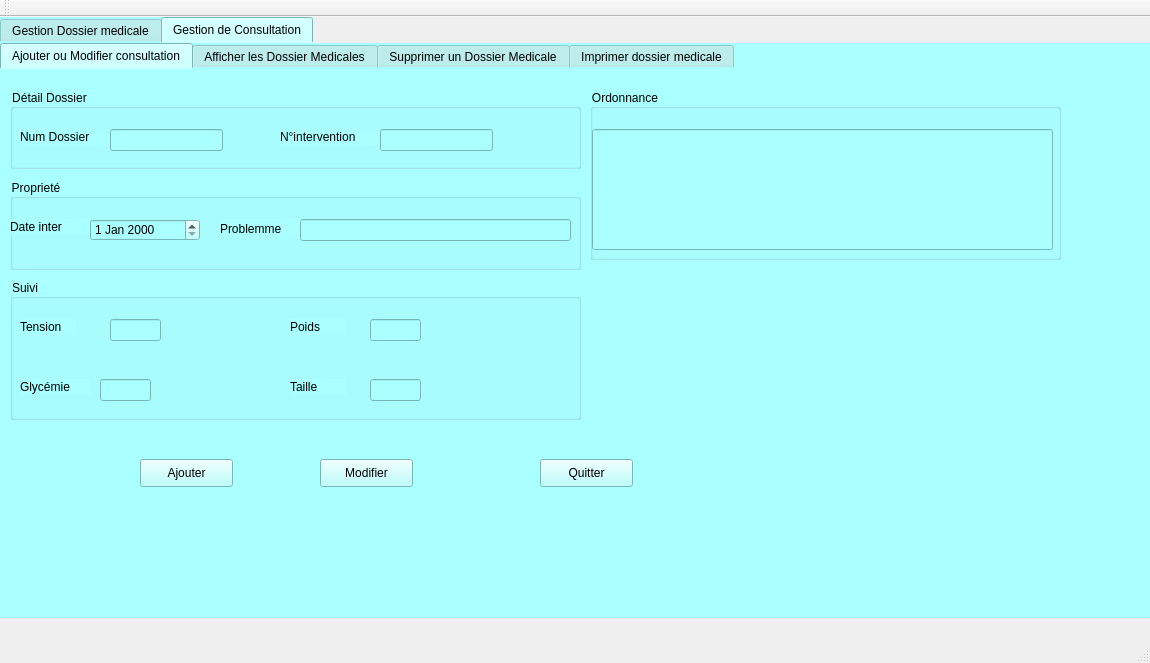
<?xml version="1.0" encoding="UTF-8"?>
<ui version="4.0">
 <class>MainWindow</class>
 <widget class="QMainWindow" name="MainWindow">
  <property name="geometry">
   <rect>
    <x>0</x>
    <y>0</y>
    <width>1150</width>
    <height>663</height>
   </rect>
  </property>
  <property name="windowTitle">
   <string>Dossier medicale</string>
  </property>
  <widget class="QWidget" name="centralWidget">
   <widget class="QTabWidget" name="tabWidget_2">
    <property name="geometry">
     <rect>
      <x>0</x>
      <y>0</y>
      <width>1281</width>
      <height>601</height>
     </rect>
    </property>
    <property name="styleSheet">
     <string notr="true">background-color: rgb(170, 255, 255);
border-bottom-color: rgb(11, 11, 11);
font: 9pt &quot;PT Bold Stars&quot;;</string>
    </property>
    <property name="currentIndex">
     <number>1</number>
    </property>
    <widget class="QWidget" name="tab_6">
     <attribute name="title">
      <string>Gestion Dossier medicale</string>
     </attribute>
     <widget class="QTabWidget" name="tabWidget">
      <property name="geometry">
       <rect>
        <x>0</x>
        <y>0</y>
        <width>1211</width>
        <height>661</height>
       </rect>
      </property>
      <property name="styleSheet">
       <string notr="true">background-color: rgb(170, 255, 255);</string>
      </property>
      <property name="currentIndex">
       <number>4</number>
      </property>
      <widget class="QWidget" name="tab">
       <attribute name="title">
        <string>Ajouter un Dossier Medicale</string>
       </attribute>
       <widget class="QGroupBox" name="groupBox_2">
        <property name="geometry">
         <rect>
          <x>20</x>
          <y>30</y>
          <width>531</width>
          <height>361</height>
         </rect>
        </property>
        <property name="title">
         <string>Ajout</string>
        </property>
        <widget class="QPushButton" name="anuuler_ajout">
         <property name="geometry">
          <rect>
           <x>350</x>
           <y>310</y>
           <width>93</width>
           <height>28</height>
          </rect>
         </property>
         <property name="text">
          <string>Annuler</string>
         </property>
        </widget>
        <widget class="QPushButton" name="pb_ajouter">
         <property name="geometry">
          <rect>
           <x>20</x>
           <y>310</y>
           <width>93</width>
           <height>28</height>
          </rect>
         </property>
         <property name="text">
          <string>Ajouter</string>
         </property>
        </widget>
        <widget class="QLineEdit" name="le_id">
         <property name="geometry">
          <rect>
           <x>120</x>
           <y>240</y>
           <width>251</width>
           <height>22</height>
          </rect>
         </property>
        </widget>
        <widget class="QLabel" name="label_3">
         <property name="geometry">
          <rect>
           <x>20</x>
           <y>240</y>
           <width>81</width>
           <height>16</height>
          </rect>
         </property>
         <property name="text">
          <string>ID Patient</string>
         </property>
        </widget>
        <widget class="QDateEdit" name="le_date_ajout">
         <property name="geometry">
          <rect>
           <x>170</x>
           <y>160</y>
           <width>121</width>
           <height>22</height>
          </rect>
         </property>
        </widget>
        <widget class="QLabel" name="label_2">
         <property name="geometry">
          <rect>
           <x>20</x>
           <y>160</y>
           <width>111</width>
           <height>16</height>
          </rect>
         </property>
         <property name="text">
          <string>Date de creation</string>
         </property>
        </widget>
        <widget class="QLabel" name="label">
         <property name="geometry">
          <rect>
           <x>20</x>
           <y>80</y>
           <width>101</width>
           <height>16</height>
          </rect>
         </property>
         <property name="text">
          <string>Num dossier</string>
         </property>
        </widget>
        <widget class="QLineEdit" name="le_num">
         <property name="geometry">
          <rect>
           <x>140</x>
           <y>80</y>
           <width>251</width>
           <height>22</height>
          </rect>
         </property>
        </widget>
        <widget class="QPushButton" name="consulter">
         <property name="geometry">
          <rect>
           <x>190</x>
           <y>310</y>
           <width>93</width>
           <height>28</height>
          </rect>
         </property>
         <property name="text">
          <string>Consulter</string>
         </property>
        </widget>
       </widget>
       <widget class="QTableView" name="tabdos1">
        <property name="geometry">
         <rect>
          <x>550</x>
          <y>150</y>
          <width>591</width>
          <height>101</height>
         </rect>
        </property>
       </widget>
      </widget>
      <widget class="QWidget" name="tab_2">
       <attribute name="title">
        <string>Afficher les Dossier Medicales</string>
       </attribute>
       <widget class="QTableView" name="tabdossier">
        <property name="geometry">
         <rect>
          <x>10</x>
          <y>130</y>
          <width>881</width>
          <height>381</height>
         </rect>
        </property>
       </widget>
       <widget class="QLineEdit" name="lineEdit">
        <property name="geometry">
         <rect>
          <x>130</x>
          <y>50</y>
          <width>131</width>
          <height>22</height>
         </rect>
        </property>
       </widget>
       <widget class="QLabel" name="label_8">
        <property name="geometry">
         <rect>
          <x>10</x>
          <y>50</y>
          <width>121</width>
          <height>20</height>
         </rect>
        </property>
        <property name="text">
         <string>ID_Patient</string>
        </property>
       </widget>
       <widget class="QPushButton" name="rech_doc">
        <property name="geometry">
         <rect>
          <x>450</x>
          <y>20</y>
          <width>131</width>
          <height>28</height>
         </rect>
        </property>
        <property name="text">
         <string>RECHERCHE</string>
        </property>
       </widget>
       <widget class="QPushButton" name="trie_doc">
        <property name="geometry">
         <rect>
          <x>450</x>
          <y>70</y>
          <width>131</width>
          <height>28</height>
         </rect>
        </property>
        <property name="text">
         <string>TRIEE PAR NUM</string>
        </property>
       </widget>
      </widget>
      <widget class="QWidget" name="tab_3">
       <attribute name="title">
        <string>Supprimer un Dossier Medicale</string>
       </attribute>
       <widget class="QGroupBox" name="groupBox">
        <property name="geometry">
         <rect>
          <x>10</x>
          <y>30</y>
          <width>551</width>
          <height>251</height>
         </rect>
        </property>
        <property name="title">
         <string>Suppression</string>
        </property>
        <widget class="QLabel" name="label_4">
         <property name="geometry">
          <rect>
           <x>200</x>
           <y>60</y>
           <width>131</width>
           <height>16</height>
          </rect>
         </property>
         <property name="text">
          <string>Numero de dossier </string>
         </property>
        </widget>
        <widget class="QLineEdit" name="le_num_sup">
         <property name="geometry">
          <rect>
           <x>160</x>
           <y>110</y>
           <width>201</width>
           <height>22</height>
          </rect>
         </property>
        </widget>
        <widget class="QPushButton" name="pushButton_2">
         <property name="geometry">
          <rect>
           <x>220</x>
           <y>180</y>
           <width>93</width>
           <height>28</height>
          </rect>
         </property>
         <property name="text">
          <string>Supprimer</string>
         </property>
        </widget>
       </widget>
      </widget>
      <widget class="QWidget" name="tab_4">
       <attribute name="title">
        <string>Modifier un Dossier medicale</string>
       </attribute>
       <widget class="QGroupBox" name="groupBox_3">
        <property name="geometry">
         <rect>
          <x>20</x>
          <y>20</y>
          <width>801</width>
          <height>371</height>
         </rect>
        </property>
        <property name="title">
         <string>Modification</string>
        </property>
        <widget class="QPushButton" name="annuler_modif">
         <property name="geometry">
          <rect>
           <x>390</x>
           <y>300</y>
           <width>93</width>
           <height>28</height>
          </rect>
         </property>
         <property name="text">
          <string>Annuler</string>
         </property>
        </widget>
        <widget class="QPushButton" name="pushButton_3">
         <property name="geometry">
          <rect>
           <x>180</x>
           <y>300</y>
           <width>93</width>
           <height>28</height>
          </rect>
         </property>
         <property name="text">
          <string>Modifier</string>
         </property>
        </widget>
        <widget class="QLabel" name="label_7">
         <property name="geometry">
          <rect>
           <x>20</x>
           <y>240</y>
           <width>81</width>
           <height>16</height>
          </rect>
         </property>
         <property name="text">
          <string>ID Patient</string>
         </property>
        </widget>
        <widget class="QLineEdit" name="le_idpatient_modif">
         <property name="geometry">
          <rect>
           <x>120</x>
           <y>230</y>
           <width>113</width>
           <height>22</height>
          </rect>
         </property>
        </widget>
        <widget class="QLabel" name="label_6">
         <property name="geometry">
          <rect>
           <x>10</x>
           <y>150</y>
           <width>111</width>
           <height>16</height>
          </rect>
         </property>
         <property name="text">
          <string>date de creation</string>
         </property>
        </widget>
        <widget class="QDateEdit" name="le_date_modif">
         <property name="geometry">
          <rect>
           <x>130</x>
           <y>140</y>
           <width>110</width>
           <height>22</height>
          </rect>
         </property>
        </widget>
        <widget class="QLineEdit" name="le_num_modif">
         <property name="geometry">
          <rect>
           <x>130</x>
           <y>70</y>
           <width>113</width>
           <height>22</height>
          </rect>
         </property>
        </widget>
        <widget class="QLabel" name="label_5">
         <property name="geometry">
          <rect>
           <x>10</x>
           <y>70</y>
           <width>111</width>
           <height>16</height>
          </rect>
         </property>
         <property name="text">
          <string>Num dossier</string>
         </property>
        </widget>
       </widget>
      </widget>
      <widget class="QWidget" name="tab_5">
       <attribute name="title">
        <string>Imprimer dossier medicale</string>
       </attribute>
       <widget class="QPushButton" name="Impdos">
        <property name="geometry">
         <rect>
          <x>920</x>
          <y>50</y>
          <width>121</width>
          <height>28</height>
         </rect>
        </property>
        <property name="text">
         <string>Imprimer</string>
        </property>
       </widget>
       <widget class="QTextEdit" name="imprimer">
        <property name="geometry">
         <rect>
          <x>130</x>
          <y>50</y>
          <width>781</width>
          <height>451</height>
         </rect>
        </property>
       </widget>
      </widget>
     </widget>
    </widget>
    <widget class="QWidget" name="tab_7">
     <attribute name="title">
      <string>Gestion de Consultation</string>
     </attribute>
     <widget class="QTabWidget" name="tabWidget_3">
      <property name="geometry">
       <rect>
        <x>0</x>
        <y>0</y>
        <width>1211</width>
        <height>661</height>
       </rect>
      </property>
      <property name="styleSheet">
       <string notr="true">background-color: rgb(170, 255, 255);
</string>
      </property>
      <property name="currentIndex">
       <number>0</number>
      </property>
      <widget class="QWidget" name="tab_8">
       <attribute name="title">
        <string>Ajouter ou Modifier consultation</string>
       </attribute>
       <widget class="QGroupBox" name="groupBox_4">
        <property name="geometry">
         <rect>
          <x>10</x>
          <y>20</y>
          <width>571</width>
          <height>80</height>
         </rect>
        </property>
        <property name="title">
         <string>Détail Dossier</string>
        </property>
        <widget class="QLabel" name="label_9">
         <property name="geometry">
          <rect>
           <x>10</x>
           <y>40</y>
           <width>56</width>
           <height>16</height>
          </rect>
         </property>
         <property name="text">
          <string/>
         </property>
        </widget>
        <widget class="QLabel" name="label_10">
         <property name="geometry">
          <rect>
           <x>10</x>
           <y>40</y>
           <width>91</width>
           <height>16</height>
          </rect>
         </property>
         <property name="text">
          <string>Num Dossier</string>
         </property>
        </widget>
        <widget class="QLabel" name="label_11">
         <property name="geometry">
          <rect>
           <x>270</x>
           <y>40</y>
           <width>101</width>
           <height>16</height>
          </rect>
         </property>
         <property name="text">
          <string>N°intervention</string>
         </property>
        </widget>
        <widget class="QLineEdit" name="numc">
         <property name="geometry">
          <rect>
           <x>100</x>
           <y>40</y>
           <width>113</width>
           <height>22</height>
          </rect>
         </property>
        </widget>
        <widget class="QLineEdit" name="nintervaj">
         <property name="geometry">
          <rect>
           <x>370</x>
           <y>40</y>
           <width>113</width>
           <height>22</height>
          </rect>
         </property>
        </widget>
       </widget>
       <widget class="QGroupBox" name="groupBox_7">
        <property name="geometry">
         <rect>
          <x>10</x>
          <y>110</y>
          <width>571</width>
          <height>91</height>
         </rect>
        </property>
        <property name="title">
         <string>Proprieté</string>
        </property>
        <widget class="QLabel" name="label_17">
         <property name="geometry">
          <rect>
           <x>0</x>
           <y>40</y>
           <width>81</width>
           <height>16</height>
          </rect>
         </property>
         <property name="text">
          <string>Date inter</string>
         </property>
        </widget>
        <widget class="QLabel" name="label_18">
         <property name="geometry">
          <rect>
           <x>210</x>
           <y>40</y>
           <width>81</width>
           <height>20</height>
          </rect>
         </property>
         <property name="text">
          <string>Problemme</string>
         </property>
        </widget>
        <widget class="QDateEdit" name="dinteraj">
         <property name="geometry">
          <rect>
           <x>80</x>
           <y>40</y>
           <width>110</width>
           <height>22</height>
          </rect>
         </property>
        </widget>
        <widget class="QLineEdit" name="probaj">
         <property name="geometry">
          <rect>
           <x>290</x>
           <y>40</y>
           <width>271</width>
           <height>22</height>
          </rect>
         </property>
        </widget>
       </widget>
       <widget class="QGroupBox" name="groupBox_8">
        <property name="geometry">
         <rect>
          <x>10</x>
          <y>210</y>
          <width>571</width>
          <height>141</height>
         </rect>
        </property>
        <property name="title">
         <string>Suivi</string>
        </property>
        <widget class="QLabel" name="label_19">
         <property name="geometry">
          <rect>
           <x>10</x>
           <y>40</y>
           <width>56</width>
           <height>16</height>
          </rect>
         </property>
         <property name="text">
          <string>Tension</string>
         </property>
        </widget>
        <widget class="QLabel" name="label_20">
         <property name="geometry">
          <rect>
           <x>10</x>
           <y>100</y>
           <width>71</width>
           <height>16</height>
          </rect>
         </property>
         <property name="text">
          <string>Glycémie</string>
         </property>
        </widget>
        <widget class="QLabel" name="label_21">
         <property name="geometry">
          <rect>
           <x>280</x>
           <y>40</y>
           <width>56</width>
           <height>16</height>
          </rect>
         </property>
         <property name="text">
          <string>Poids</string>
         </property>
        </widget>
        <widget class="QLabel" name="label_22">
         <property name="geometry">
          <rect>
           <x>280</x>
           <y>100</y>
           <width>56</width>
           <height>16</height>
          </rect>
         </property>
         <property name="text">
          <string>Taille</string>
         </property>
        </widget>
        <widget class="QLineEdit" name="tnaj">
         <property name="geometry">
          <rect>
           <x>100</x>
           <y>40</y>
           <width>51</width>
           <height>22</height>
          </rect>
         </property>
        </widget>
        <widget class="QLineEdit" name="glaj">
         <property name="geometry">
          <rect>
           <x>90</x>
           <y>100</y>
           <width>51</width>
           <height>22</height>
          </rect>
         </property>
        </widget>
        <widget class="QLineEdit" name="pdaj">
         <property name="geometry">
          <rect>
           <x>360</x>
           <y>40</y>
           <width>51</width>
           <height>22</height>
          </rect>
         </property>
        </widget>
        <widget class="QLineEdit" name="tlaj">
         <property name="geometry">
          <rect>
           <x>360</x>
           <y>100</y>
           <width>51</width>
           <height>22</height>
          </rect>
         </property>
        </widget>
       </widget>
       <widget class="QGroupBox" name="groupBox_9">
        <property name="geometry">
         <rect>
          <x>590</x>
          <y>20</y>
          <width>471</width>
          <height>171</height>
         </rect>
        </property>
        <property name="title">
         <string>Ordonnance</string>
        </property>
        <widget class="QLineEdit" name="ordaj">
         <property name="geometry">
          <rect>
           <x>2</x>
           <y>40</y>
           <width>461</width>
           <height>121</height>
          </rect>
         </property>
        </widget>
       </widget>
       <widget class="QPushButton" name="ajouterconsu">
        <property name="geometry">
         <rect>
          <x>140</x>
          <y>390</y>
          <width>93</width>
          <height>28</height>
         </rect>
        </property>
        <property name="text">
         <string>Ajouter</string>
        </property>
       </widget>
       <widget class="QPushButton" name="Quitterc">
        <property name="geometry">
         <rect>
          <x>540</x>
          <y>390</y>
          <width>93</width>
          <height>28</height>
         </rect>
        </property>
        <property name="text">
         <string>Quitter</string>
        </property>
       </widget>
       <widget class="QPushButton" name="modif">
        <property name="geometry">
         <rect>
          <x>320</x>
          <y>390</y>
          <width>93</width>
          <height>28</height>
         </rect>
        </property>
        <property name="text">
         <string>Modifier</string>
        </property>
       </widget>
      </widget>
      <widget class="QWidget" name="tab_9">
       <attribute name="title">
        <string>Afficher les Dossier Medicales</string>
       </attribute>
       <widget class="QTableView" name="tabconsu">
        <property name="geometry">
         <rect>
          <x>20</x>
          <y>130</y>
          <width>981</width>
          <height>381</height>
         </rect>
        </property>
       </widget>
       <widget class="QLineEdit" name="intervcherch">
        <property name="geometry">
         <rect>
          <x>150</x>
          <y>50</y>
          <width>131</width>
          <height>22</height>
         </rect>
        </property>
       </widget>
       <widget class="QLabel" name="label_12">
        <property name="geometry">
         <rect>
          <x>10</x>
          <y>50</y>
          <width>121</width>
          <height>20</height>
         </rect>
        </property>
        <property name="text">
         <string>N°intervention</string>
        </property>
       </widget>
       <widget class="QPushButton" name="rechc">
        <property name="geometry">
         <rect>
          <x>450</x>
          <y>20</y>
          <width>131</width>
          <height>28</height>
         </rect>
        </property>
        <property name="text">
         <string>RECHERCHE</string>
        </property>
       </widget>
       <widget class="QPushButton" name="triec">
        <property name="geometry">
         <rect>
          <x>450</x>
          <y>70</y>
          <width>131</width>
          <height>28</height>
         </rect>
        </property>
        <property name="text">
         <string>TRIEE PAR NUM</string>
        </property>
       </widget>
      </widget>
      <widget class="QWidget" name="tab_10">
       <attribute name="title">
        <string>Supprimer un Dossier Medicale</string>
       </attribute>
       <widget class="QGroupBox" name="groupBox_5">
        <property name="geometry">
         <rect>
          <x>10</x>
          <y>30</y>
          <width>551</width>
          <height>251</height>
         </rect>
        </property>
        <property name="title">
         <string>Suppression</string>
        </property>
        <widget class="QLabel" name="label_13">
         <property name="geometry">
          <rect>
           <x>190</x>
           <y>50</y>
           <width>161</width>
           <height>16</height>
          </rect>
         </property>
         <property name="text">
          <string>Numero d intervention</string>
         </property>
        </widget>
        <widget class="QLineEdit" name="numinsup">
         <property name="geometry">
          <rect>
           <x>160</x>
           <y>110</y>
           <width>201</width>
           <height>22</height>
          </rect>
         </property>
        </widget>
        <widget class="QPushButton" name="supc">
         <property name="geometry">
          <rect>
           <x>220</x>
           <y>180</y>
           <width>93</width>
           <height>28</height>
          </rect>
         </property>
         <property name="text">
          <string>Supprimer</string>
         </property>
        </widget>
       </widget>
      </widget>
      <widget class="QWidget" name="tab_12">
       <attribute name="title">
        <string>Imprimer dossier medicale</string>
       </attribute>
       <widget class="QTextEdit" name="impc">
        <property name="geometry">
         <rect>
          <x>60</x>
          <y>20</y>
          <width>921</width>
          <height>491</height>
         </rect>
        </property>
       </widget>
       <widget class="QPushButton" name="Impdos_2">
        <property name="geometry">
         <rect>
          <x>1000</x>
          <y>50</y>
          <width>121</width>
          <height>28</height>
         </rect>
        </property>
        <property name="text">
         <string>Imprimer</string>
        </property>
       </widget>
      </widget>
     </widget>
    </widget>
   </widget>
  </widget>
  <widget class="QMenuBar" name="menuBar">
   <property name="geometry">
    <rect>
     <x>0</x>
     <y>0</y>
     <width>1150</width>
     <height>26</height>
    </rect>
   </property>
  </widget>
  <widget class="QToolBar" name="mainToolBar">
   <attribute name="toolBarArea">
    <enum>TopToolBarArea</enum>
   </attribute>
   <attribute name="toolBarBreak">
    <bool>false</bool>
   </attribute>
  </widget>
  <widget class="QStatusBar" name="statusBar"/>
 </widget>
 <layoutdefault spacing="6" margin="11"/>
 <resources/>
 <connections/>
</ui>
